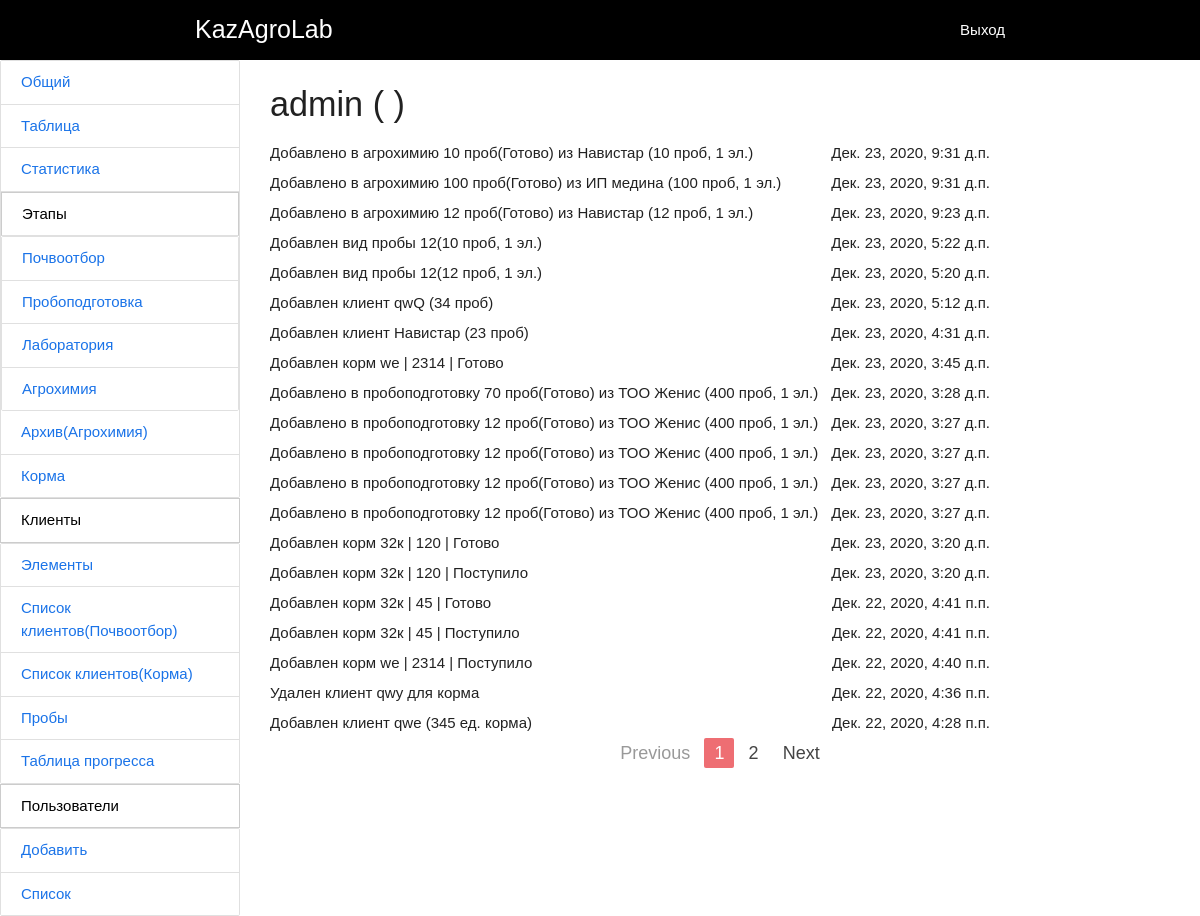
The page /zhournal/1 (signed in) on the database its author committed.
### navi/models.py (models this page shows, shortened)
class Activity(models.Model):
    user = models.ForeignKey(User, on_delete=models.CASCADE, verbose_name="Пользователь")
    name = models.CharField(max_length=200, verbose_name="Активность")
    time = models.DateTimeField(auto_now_add=True,blank=True, null=True)
    class Meta:
        verbose_name = 'Активность'
        verbose_name_plural = 'Активности'

### navi/myDecorators.py (the view)
        def wrapper(request,*args,**kwargs):
            g = False
            for i in groups:
                for j in list(request.user.groups.all()):
                    if i==str(j):
                        g = True
            if g:
                return func(request,*args,**kwargs)
            else:
                return render(request,'403.html')

### navi/context_processors.py (called while the page is built)
def UserGroups(request):
    user = request.user
    groups = user.groups.all()
    list_group = []
    for i in groups:
        list_group.append(i.name)
    return {"userGroups":list_group}

### navi/myDecorators.py (called while the page is built)
def hasGroups(groups = []):
    def has_groups(func):
        def wrapper(request,*args,**kwargs):
            g = False
            for i in groups:
                for j in list(request.user.groups.all()):
                    if i==str(j):
                        g = True
            if g:
                return func(request,*args,**kwargs)
            else:
                return render(request,'403.html')
        return wrapper
    return has_groups

### navi/views.py (called while the page is built)
@login_required(redirect_field_name='login')
@hasGroups(groups = ['Админ'])
def zhournal(request, pk):
    user = User.objects.get(pk = pk)
    activity = Activity.objects.filter(user=user).order_by('-time')
    paginator = Paginator(activity, 20)  # Show 25 contacts per page
    page = request.GET.get('page')
    try:
        data = paginator.page(page)
        pg = page
    except PageNotAnInteger:
        data = paginator.page(1)
        pg = 1
    except EmptyPage:
        data = paginator.page(paginator.num_pages)
        pg = 1
    return render(request, "zhournal.html", {'user':user,'pg':pg,'activity': data})

### navi/templates/zhournal.html
{% extends 'base.html' %}
{% block content %}
{% load mytags %}
<h4>{{ user.username }}  ({{ user.first_name }} {{ user.last_name }})</h4>
<ul>
{% for i in activity %}
    <li style="display:flex; justify-content:space-between; width:80%;line-height:2;"><span>{{ i.name }}</span> <span>{{ i.time }}</span></li>
    {% empty %}
    <span style="color:gray;">Данный журнал пока пуст</span>
{% endfor %}
<ul>
    {% include "pagination.html" with page=activity %}
{% endblock %}

### navi/static/css/style.css (style rules this page uses)
body { font-family: 'Noto Sans JP', sans-serif; width: 100%; }

### rows shown on the page
Activity: name "Добавлено в агрохимию 10 проб(Готово) из Навистар (10 проб, 1 эл.)", time "Дек. 23, 2020, 9:31 д.п."
Activity: name "Добавлено в агрохимию 100 проб(Готово) из ИП медина (100 проб, 1 эл.)", time "Дек. 23, 2020, 9:31 д.п."
Activity: name "Добавлено в агрохимию 12 проб(Готово) из Навистар (12 проб, 1 эл.)", time "Дек. 23, 2020, 9:23 д.п."
Activity: name "Добавлен вид пробы 12(10 проб, 1 эл.)", time "Дек. 23, 2020, 5:22 д.п."
Activity: name "Добавлен вид пробы 12(12 проб, 1 эл.)", time "Дек. 23, 2020, 5:20 д.п."
Activity: name "Добавлен клиент qwQ (34 проб)", time "Дек. 23, 2020, 5:12 д.п."
Activity: name "Добавлен клиент Навистар (23 проб)", time "Дек. 23, 2020, 4:31 д.п."
Activity: name "Добавлен корм we | 2314 | Готово", time "Дек. 23, 2020, 3:45 д.п."
Activity: name "Добавлено в пробоподготовку 70 проб(Готово) из ТОО Женис (400 проб, 1 эл.)", time "Дек. 23, 2020, 3:28 д.п."
Activity: name "Добавлено в пробоподготовку 12 проб(Готово) из ТОО Женис (400 проб, 1 эл.)", time "Дек. 23, 2020, 3:27 д.п."
Activity: name "Добавлено в пробоподготовку 12 проб(Готово) из ТОО Женис (400 проб, 1 эл.)", time "Дек. 23, 2020, 3:27 д.п."
Activity: name "Добавлено в пробоподготовку 12 проб(Готово) из ТОО Женис (400 проб, 1 эл.)", time "Дек. 23, 2020, 3:27 д.п."
Activity: name "Добавлено в пробоподготовку 12 проб(Готово) из ТОО Женис (400 проб, 1 эл.)", time "Дек. 23, 2020, 3:27 д.п."
Activity: name "Добавлен корм 32к | 120 | Готово", time "Дек. 23, 2020, 3:20 д.п."
Activity: name "Добавлен корм 32к | 120 | Поступило", time "Дек. 23, 2020, 3:20 д.п."
Activity: name "Добавлен корм 32к | 45 | Готово", time "Дек. 22, 2020, 4:41 п.п."
Activity: name "Добавлен корм 32к | 45 | Поступило", time "Дек. 22, 2020, 4:41 п.п."
Activity: name "Добавлен корм we | 2314 | Поступило", time "Дек. 22, 2020, 4:40 п.п."
Activity: name "Удален клиент qwу для корма", time "Дек. 22, 2020, 4:36 п.п."
Activity: name "Добавлен клиент qwe (345 ед. корма)", time "Дек. 22, 2020, 4:28 п.п."

### other values the page prints
{{ user.username }} "admin"
{{ page.number }} "1"
{{ page.next_page_number }} "2"
